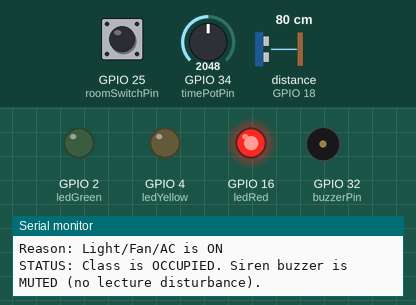
The sketch below on a simulated ESP32. Shown: output pins drawn as LEDs (lit = HIGH), buzzer (waves = sounding), the last lines printed to the serial monitor. Wiring (from diagram.json): ultrasonic range finder: trigger GPIO 5; echo GPIO 18. The inputs (shaded band) are chosen by the test bench; at power-on: distance to the obstacle (sensor on GPIO 18) 80 cm, GPIO 25 (roomSwitchPin) LOW, GPIO 34 (timePotPin) = 2048. The echo pulse lasts 58.3 µs per cm; pins used as bus, display or sensor lines are not drawn.

Above: at 1.2 s.
1.3 s: distance to the obstacle (sensor on GPIO 18) set to 95 cm
2.8 s: distance to the obstacle (sensor on GPIO 18) set to 106 cm
At 3.15 s:
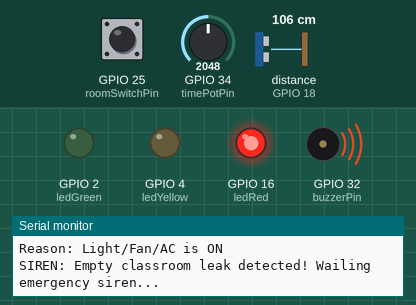
5.8 s: GPIO 25 (roomSwitchPin) pulled HIGH for 0.45 s
At 6.08 s:
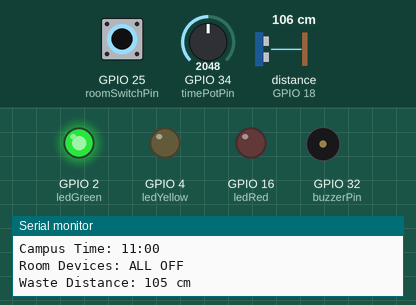
8.8 s: GPIO 25 (roomSwitchPin) pulled HIGH for 3.2 s
At 12.22 s:
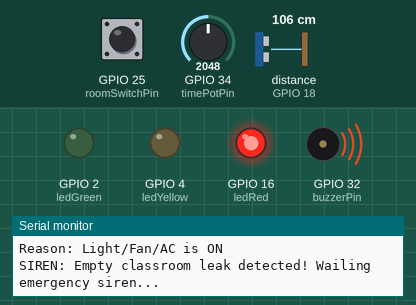
13.5 s: distance to the obstacle (sensor on GPIO 18) set to 2 cm
At 14.6 s:
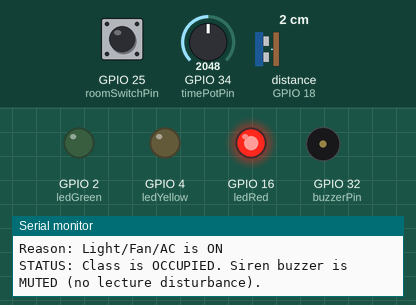
15.0 s: GPIO 25 (roomSwitchPin) pulsed HIGH 5 times (0.12 s each, 0.3 s apart)
At 15.72 s:
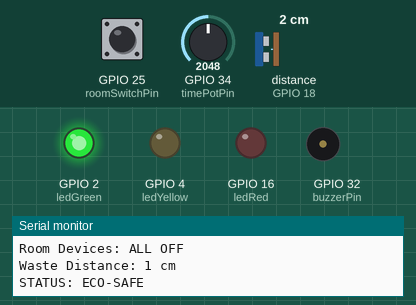
Timing chart, 0 to 18.0 s (numbered marks = the images above; inputs shaded):
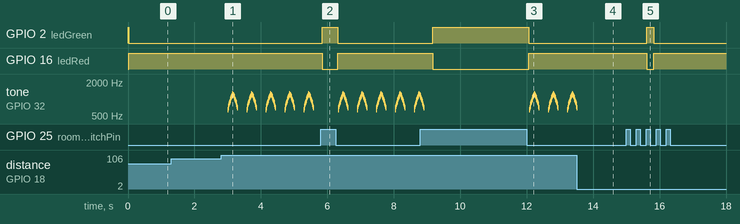

The sketch:

sketch.ino
```cpp
const int trigPin = 5;
const int echoPin = 18;

const int ledGreen = 2;
const int ledYellow = 4;
const int ledRed = 16;

const int timePotPin = 34;

// Room device switch
// LOW  = ON
// HIGH = OFF
const int roomSwitchPin = 25;

const int buzzerPin = 32;

void setup() {
  Serial.begin(115200);

  pinMode(trigPin, OUTPUT);
  pinMode(echoPin, INPUT);

  pinMode(ledGreen, OUTPUT);
  pinMode(ledYellow, OUTPUT);
  pinMode(ledRed, OUTPUT);

  pinMode(roomSwitchPin, INPUT_PULLUP);
  pinMode(buzzerPin, OUTPUT);

  // Initial state
  digitalWrite(ledRed, LOW);
  digitalWrite(ledYellow, LOW);
  digitalWrite(ledGreen, HIGH);
  noTone(buzzerPin);

  Serial.println("==============================================");
  Serial.println("CampusIQ Smart Campus Facility Monitoring");
  Serial.println("==============================================");
}

void loop() {

  // -----------------------------
  // 1. Simulated Campus Time
  // -----------------------------
  int potValue = analogRead(timePotPin);
  int currentHour = map(potValue, 0, 4095, 0, 23);

  // -----------------------------
  // 2. Room Device Status
  // -----------------------------
  bool isRoomDeviceOn =
      (digitalRead(roomSwitchPin) == LOW);

  // -----------------------------
  // 3. Ultrasonic Sensor
  // -----------------------------
  digitalWrite(trigPin, LOW);
  delayMicroseconds(2);

  digitalWrite(trigPin, HIGH);
  delayMicroseconds(10);

  digitalWrite(trigPin, LOW);

  long duration = pulseIn(echoPin, HIGH, 30000);

  long distanceCm = 0;

  if (duration > 0) {
    distanceCm = duration * 0.034 / 2;
  }

  // -----------------------------
  // 4. Serial Monitor
  // -----------------------------
  Serial.println("----------------------------------------------");

  Serial.print("Campus Time: ");

  if (currentHour < 10) {
    Serial.print("0");
  }

  Serial.print(currentHour);
  Serial.println(":00");

  Serial.print("Room Devices: ");

  if (isRoomDeviceOn) {
    Serial.println("ON");
  } else {
    Serial.println("ALL OFF");
  }

  Serial.print("Waste Distance: ");
  Serial.print(distanceCm);
  Serial.println(" cm");

  // ==================================================
  // MAIN CAMPUS ENERGY RULE
  // ==================================================

  if (isRoomDeviceOn) {

    // ANY DEVICE IS ON
    // RED stays ON continuously

    digitalWrite(ledRed, HIGH);
    digitalWrite(ledGreen, LOW);
    digitalWrite(ledYellow, LOW);

    Serial.println("STATUS: ACTIVE LOAD");
    Serial.println("RED LED: ON");
    Serial.println("Reason: Light/Fan/AC is ON");

    // ==================================================
    // SIREN BUZZER OCCUPANCY RULE:
    // DO NOT use buzzer sound when class is occupied!
    // ONLY sound emergency siren when class is EMPTY.
    // Ultrasonic sensor detects student occupancy:
    // < 100cm = Students present (Occupied) -> Siren MUTED
    // >= 100cm = Room vacant (Empty) -> Siren buzzer WAILS
    // ==================================================
    bool isClassOccupied = (distanceCm < 100 && distanceCm > 0);

    if (!isClassOccupied) {
      Serial.println("SIREN: Empty classroom leak detected! Wailing emergency siren...");
      // High-tech rising and falling emergency siren wail
      for (int f = 650; f <= 1250; f += 50) {
        tone(buzzerPin, f);
        delay(12);
      }
      for (int f = 1250; f >= 700; f -= 50) {
        tone(buzzerPin, f);
        delay(12);
      }
      noTone(buzzerPin);
      delay(250);
    } else {
      Serial.println("STATUS: Class is OCCUPIED. Siren buzzer is MUTED (no lecture disturbance).");
      noTone(buzzerPin);
      delay(350);
    }

  } else {

    // ALL DEVICES ARE OFF
    // GREEN stays ON

    digitalWrite(ledRed, LOW);
    digitalWrite(ledYellow, LOW);
    digitalWrite(ledGreen, HIGH);

    noTone(buzzerPin);

    Serial.println("STATUS: ECO-SAFE");
    Serial.println("GREEN LED: ON");
    Serial.println("All devices are OFF");

    delay(100);
  }
}
```

Measured:
- the behaviour switches between 100 and 101 cm on distance to the obstacle (sensor on GPIO 18) (found by bisection; images 0 and 1)
- after the input at 2.8 s, tone on GPIO 32 (buzzerPin): plays 650 Hz for 0.01 s, 700 Hz for 0.01 s, 750 Hz for 0.01 s, 800 Hz for 0.01 s, 850 Hz for 0.01 s, 900 Hz for 0.01 s … (120 notes in this stretch), starting after 0.20 s
- after the input at 5.8 s, GPIO 2 (ledGreen): LOW → HIGH after 0.05 s, → LOW 0.46 s later; GPIO 16 (ledRed): HIGH → LOW after 0.05 s, → HIGH 0.46 s later
- after the input at 8.8 s, GPIO 2 (ledGreen): LOW → HIGH after 0.37 s, → LOW 2.9 s later; GPIO 16 (ledRed): HIGH → LOW after 0.37 s, → HIGH 2.9 s later
- after the input at 13.5 s, tone on GPIO 32 (buzzerPin): goes on until 13.5 s, then stays silent
- after the input at 15.0 s, GPIO 2 (ledGreen): LOW → HIGH after 0.61 s, → LOW 0.22 s later; GPIO 16 (ledRed): HIGH → LOW after 0.61 s, → HIGH 0.22 s later
